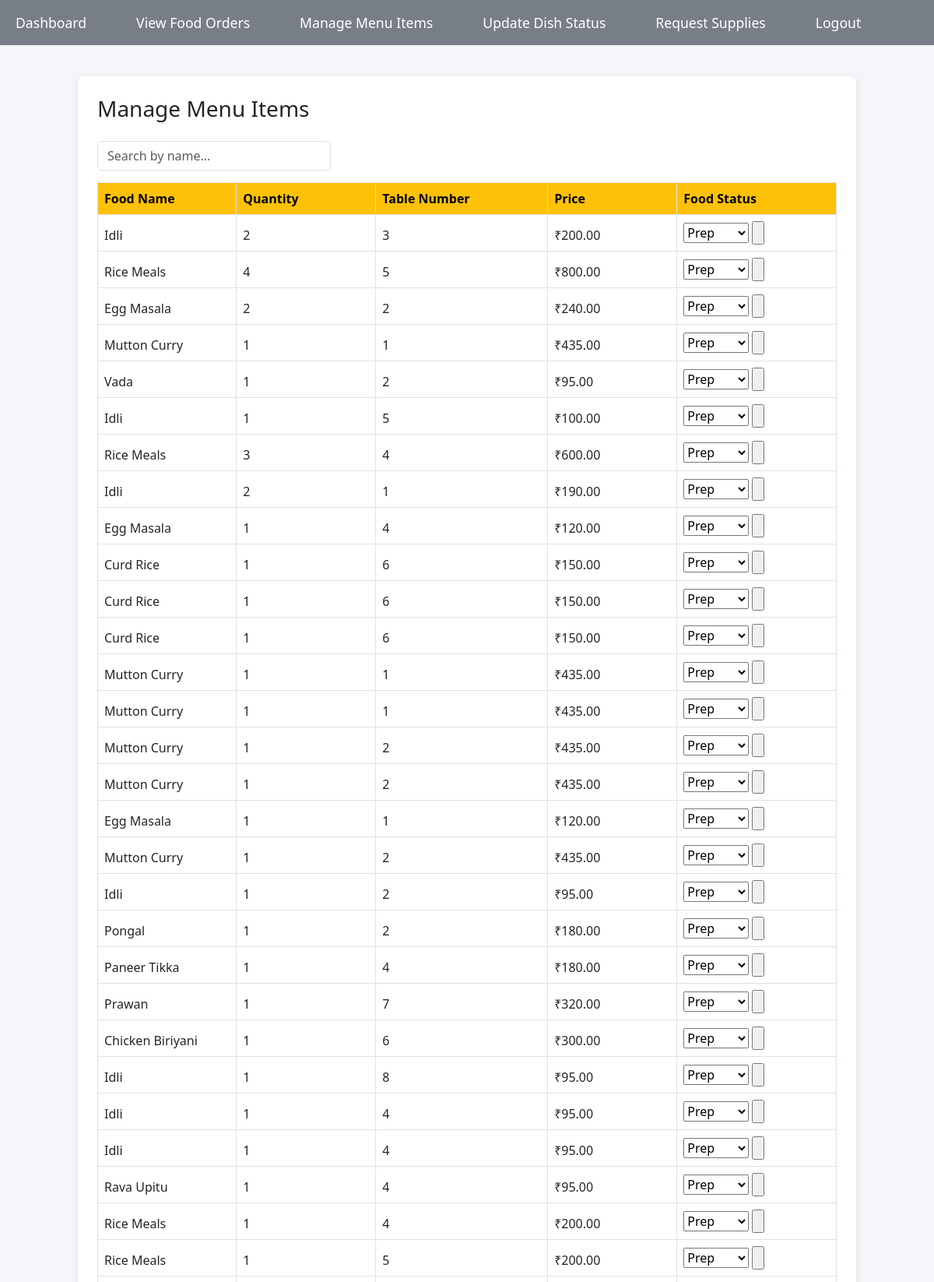
/shef/shefviewfoodorder.php (upper part), run on the app's committed database.
### tables this page shows
CREATE TABLE `custfoodorder` (
  `foodname` varchar(50) DEFAULT NULL,
  `quantity` varchar(50) DEFAULT NULL,
  `foodprice` varchar(50) DEFAULT NULL,
  `tablenum` varchar(50) DEFAULT NULL,
  `cemail` varchar(50) DEFAULT NULL,
  `grandtotal` varchar(50) DEFAULT NULL,
  `datetime` timestamp NULL DEFAULT current_timestamp()
);

### shef/shefviewfoodorder.php (the view, shortened to what this page needs)
<?php include("shefnavbar.php"); ?>
<!DOCTYPE html>
<html lang="en">
<head>
    <link href="https://cdn.jsdelivr.net/npm/bootstrap@5.3.0/dist/css/bootstrap.min.css" rel="stylesheet">
</head>
<body>
    <div class="table-container">
        <h3 class="mb-4">Manage Menu Items</h3>
        <input type="text" id="searchInput" class="form-control search-box" placeholder="Search by name...">
        <table class="table table-bordered table-hover">
            <thead>
                <tr>
                    <th width="88">Food Name</th>
                    <th width="67">Quantity</th>
                    <th width="109">Table Number</th>
                    <th width="82">Price</th>
                    <th width="82">Food Status</th>
                    <?php
                    $sql = "SELECT * FROM custfoodorder";
                    $retval = mysqli_query($conn, $sql);
                    if (mysqli_num_rows($retval) > 0) {
                        while ($row = mysqli_fetch_assoc($retval)) {
                    ?>
                <tr>
                    <td><?php echo $row["foodname"] ?></td>
                    <td><?php echo $row['quantity'] ?></td>
                    <td><?php echo $row['tablenum'] ?></td>
                    <td>₹<?php echo $row['foodprice'] ?></td>
                    <td bgcolor="#FFFFFF">
                        <form id="form1" name="form1" method="post" action="">
                            <select name="sts">
                                <option>Prep</option>
                            </select>
                            <input type="submit" value="" name="" />
                        </form>
                    </td>
                </tr>
        <?php
                        }
                    }
        ?>
        </table>
    </div>
<br> <br> <br>
  <?php include("footer.php"); ?>
</body>
</html>

### shef/shefviewfoodorder.php (style rules this page uses)
body { background-color: #f4f6f9; font-family: 'Segoe UI', Tahoma, Geneva, Verdana, sans-serif; }
.table-container { margin: 40px auto; max-width: 1000px; background: white; border-radius: 8px; padding: 25px; box-shadow: 0 2px 10px rgba(0, 0, 0, 0.1); }
.table th { background-color: #ffc107; color: #000; }
.search-box { max-width: 300px; margin-bottom: 15px; }

### data on the page
custfoodorder: foodname "Idli", quantity "2", tablenum "3", foodprice "200.00"
custfoodorder: foodname "Rice Meals", quantity "4", tablenum "5", foodprice "800.00"
custfoodorder: foodname "Egg Masala", quantity "2", tablenum "2", foodprice "240.00"
custfoodorder: foodname "Mutton Curry", quantity "1", tablenum "1", foodprice "435.00"
custfoodorder: foodname "Vada", quantity "1", tablenum "2", foodprice "95.00"
custfoodorder: foodname "Idli", quantity "1", tablenum "5", foodprice "100.00"
custfoodorder: foodname "Rice Meals", quantity "3", tablenum "4", foodprice "600.00"
custfoodorder: foodname "Idli", quantity "2", tablenum "1", foodprice "190.00"
custfoodorder: foodname "Egg Masala", quantity "1", tablenum "4", foodprice "120.00"
custfoodorder: foodname "Curd Rice", quantity "1", tablenum "6", foodprice "150.00"
custfoodorder: foodname "Curd Rice", quantity "1", tablenum "6", foodprice "150.00"
custfoodorder: foodname "Curd Rice", quantity "1", tablenum "6", foodprice "150.00"
custfoodorder: foodname "Mutton Curry", quantity "1", tablenum "1", foodprice "435.00"
custfoodorder: foodname "Mutton Curry", quantity "1", tablenum "1", foodprice "435.00"
custfoodorder: foodname "Mutton Curry", quantity "1", tablenum "2", foodprice "435.00"
custfoodorder: foodname "Mutton Curry", quantity "1", tablenum "2", foodprice "435.00"
custfoodorder: foodname "Egg Masala", quantity "1", tablenum "1", foodprice "120.00"
custfoodorder: foodname "Mutton Curry", quantity "1", tablenum "2", foodprice "435.00"
custfoodorder: foodname "Idli", quantity "1", tablenum "2", foodprice "95.00"
custfoodorder: foodname "Pongal", quantity "1", tablenum "2", foodprice "180.00"
custfoodorder: foodname "Paneer Tikka", quantity "1", tablenum "4", foodprice "180.00"
custfoodorder: foodname "Prawan", quantity "1", tablenum "7", foodprice "320.00"
custfoodorder: foodname "Chicken Biriyani", quantity "1", tablenum "6", foodprice "300.00"
custfoodorder: foodname "Idli", quantity "1", tablenum "8", foodprice "95.00"
custfoodorder: foodname "Idli", quantity "1", tablenum "4", foodprice "95.00"
custfoodorder: foodname "Idli", quantity "1", tablenum "4", foodprice "95.00"
custfoodorder: foodname "Rava Upitu", quantity "1", tablenum "4", foodprice "95.00"
custfoodorder: foodname "Rice Meals", quantity "1", tablenum "4", foodprice "200.00"
custfoodorder: foodname "Rice Meals", quantity "1", tablenum "5", foodprice "200.00"
